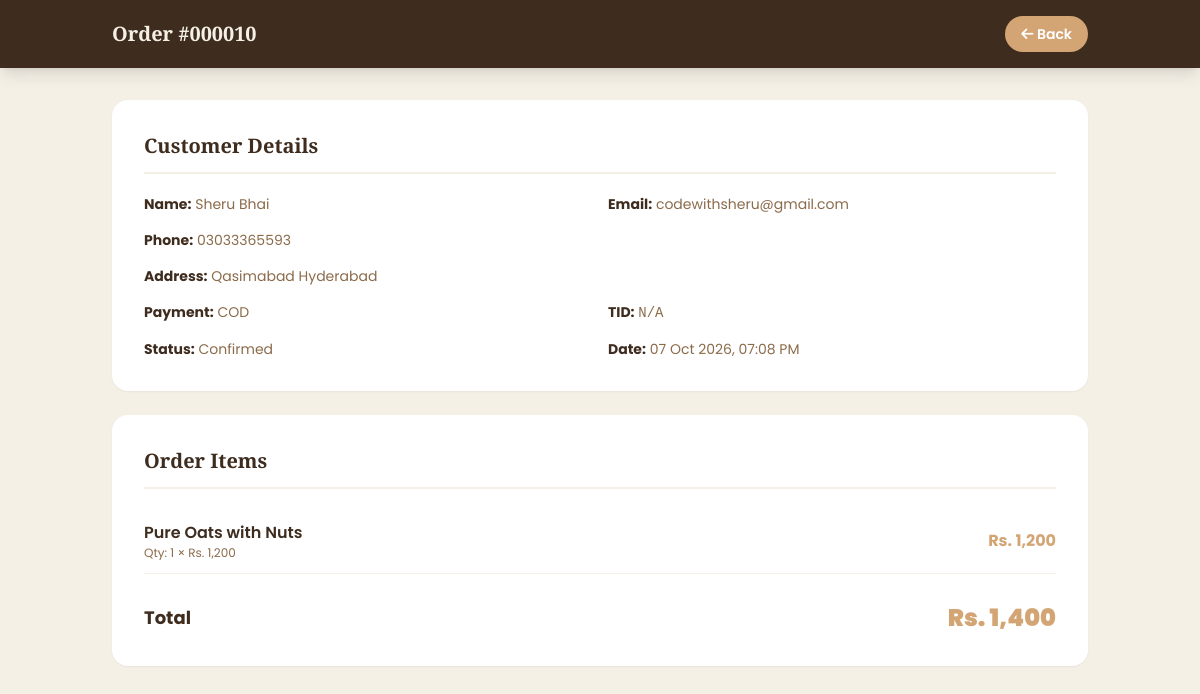
The page /admin/order_detail.php?id=10 (signed in) on the database its author committed.
### tables this page shows
CREATE TABLE `orders` (
  `id` int(11) NOT NULL,
  `customer_name` varchar(255) NOT NULL,
  `customer_email` varchar(254) DEFAULT NULL,
  `phone` varchar(20) NOT NULL,
  `address` text NOT NULL,
  `total_amount` decimal(10,2) NOT NULL,
  `payment_method` varchar(50) NOT NULL,
  `transaction_id` varchar(100) DEFAULT NULL,
  `status` enum('Pending','Confirmed','Shipped','Delivered','Cancelled') DEFAULT 'Pending',
  `created_at` timestamp NOT NULL DEFAULT current_timestamp()
);

CREATE TABLE `order_items` (
  `id` int(11) NOT NULL,
  `order_id` int(11) NOT NULL,
  `product_id` int(11) NOT NULL,
  `quantity` int(11) NOT NULL,
  `price` decimal(10,2) NOT NULL
);

CREATE TABLE `products` (
  `id` int(11) NOT NULL,
  `name` varchar(255) NOT NULL,
  `price` decimal(10,2) NOT NULL,
  `image` varchar(255) DEFAULT NULL,
  `description` text DEFAULT NULL
);

### admin/order_detail.php (the view, shortened to what this page needs)
<?php
include '../config/db.php';
$id = filter_input(INPUT_GET, 'id', FILTER_VALIDATE_INT);
$order_stmt = $conn->prepare("SELECT * FROM orders WHERE id = ? LIMIT 1");
$order_stmt->bind_param("i", $id);
$order_stmt->execute();
$order_result = $order_stmt->get_result();
$order = $order_result->fetch_assoc();
$items_stmt = $conn->prepare("SELECT oi.*, p.name FROM order_items oi
                              LEFT JOIN products p ON oi.product_id = p.id
                              WHERE oi.order_id = ?");
$items_stmt->bind_param("i", $id);
$items_stmt->execute();
$items = $items_stmt->get_result();
?>
<!DOCTYPE html>
<html lang="en">
<head>
    <script src="https://cdn.tailwindcss.com"></script>
    <link rel="stylesheet" href="https://cdnjs.cloudflare.com/ajax/libs/font-awesome/6.4.0/css/all.min.css">
</head>
<body class="font-body bg-cream min-h-screen">
<header class="bg-choco text-cream shadow-lg">
    <div class="max-w-5xl mx-auto px-4 sm:px-6 py-4 flex justify-between items-center">
        <h1 class="font-display font-bold text-lg sm:text-xl">Order #<?php echo str_pad($id, 6, '0', STR_PAD_LEFT); ?></h1>
        <a href="dashboard.php" class="bg-oat hover:bg-oat-dark text-white px-4 py-2 rounded-full text-sm font-semibold">
            <i class="fas fa-arrow-left"></i> Back
        </a>
    </div>
</header>
<main class="max-w-5xl mx-auto px-4 sm:px-6 py-8">
    <div class="bg-white rounded-2xl shadow-sm p-6 sm:p-8 mb-6">
        <h2 class="font-display text-xl font-bold text-choco mb-5 pb-3 border-b-2 border-cream">Customer Details</h2>
        <div class="grid sm:grid-cols-2 gap-4 text-sm">
            <div><strong class="text-choco">Name:</strong> <span class="text-brown"><?php echo htmlspecialchars($order['customer_name']); ?></span></div>
            <div><strong class="text-choco">Email:</strong> <span class="text-brown"><?php echo htmlspecialchars($order['customer_email'] ?? 'N/A', ENT_QUOTES, 'UTF-8'); ?></span></div>
            <div><strong class="text-choco">Phone:</strong> <span class="text-brown"><?php echo htmlspecialchars($order['phone']); ?></span></div>
            <div class="sm:col-span-2"><strong class="text-choco">Address:</strong> <span class="text-brown"><?php echo htmlspecialchars($order['address']); ?></span></div>
            <div><strong class="text-choco">Payment:</strong> <span class="text-brown"><?php echo htmlspecialchars($order['payment_method'], ENT_QUOTES, 'UTF-8'); ?></span></div>
            <div><strong class="text-choco">TID:</strong> <span class="text-brown font-mono"><?php echo htmlspecialchars($order['transaction_id'] ?: 'N/A', ENT_QUOTES, 'UTF-8'); ?></span></div>
            <div><strong class="text-choco">Status:</strong> <span class="text-brown"><?php echo htmlspecialchars($order['status'], ENT_QUOTES, 'UTF-8'); ?></span></div>
            <div><strong class="text-choco">Date:</strong> <span class="text-brown"><?php echo date('d M Y, h:i A', strtotime($order['created_at'])); ?></span></div>
        </div>
    </div>
    <div class="bg-white rounded-2xl shadow-sm p-6 sm:p-8">
        <h2 class="font-display text-xl font-bold text-choco mb-5 pb-3 border-b-2 border-cream">Order Items</h2>
        <div class="space-y-3">
            <?php while($i = $items->fetch_assoc()): ?>
                <div class="flex justify-between items-center py-3 border-b border-cream">
                    <div>
                        <p class="font-semibold text-choco"><?php echo htmlspecialchars($i['name'] ?? 'Product'); ?></p>
                        <p class="text-xs text-brown">Qty: <?php echo $i['quantity']; ?> × Rs. <?php echo number_format($i['price']); ?></p>
                    </div>
                    <p class="font-bold text-oat">Rs. <?php echo number_format($i['price'] * $i['quantity']); ?></p>
                </div>
            <?php endwhile; ?>
            <div class="flex justify-between items-center pt-4">
                <span class="font-bold text-choco text-lg">Total</span>
                <span class="font-black text-oat text-2xl">Rs. <?php echo number_format($order['total_amount']); ?></span>
            </div>
        </div>
    </div>
</main>
</body>
</html>

### rows shown on the page
orders: customer_name "Sheru Bhai", customer_email "codewithsheru@gmail.com", phone "03033365593", address "Qasimabad Hyderabad", payment_method "COD", transaction "N/A", status "Confirmed", created_at "07 Oct 2026, 07:08 PM", total_amount "1,400"
order_items: product.name "Pure Oats with Nuts", quantity "1", price "1,200", $i['price'] * $i['quantity'] "1,200"

### other values the page prints
str_pad($id, 6, '0', STR_PAD_LEFT) "000010"
